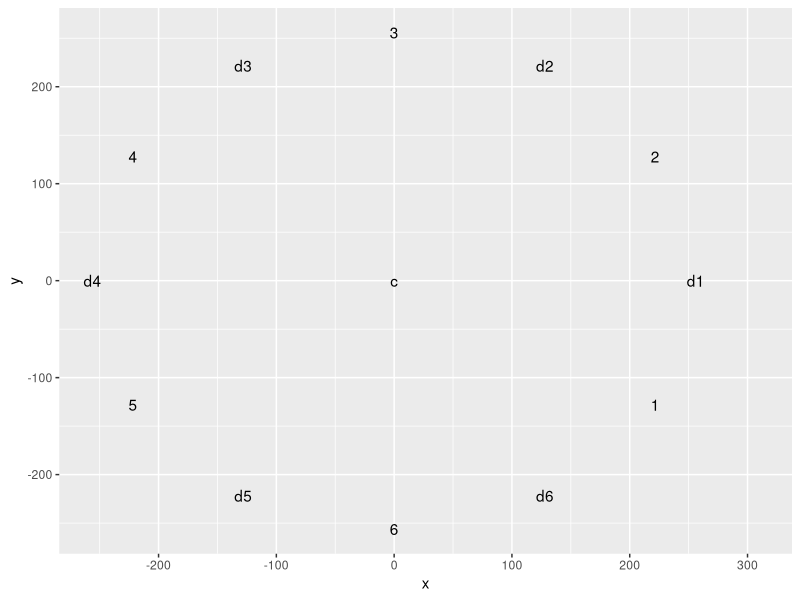
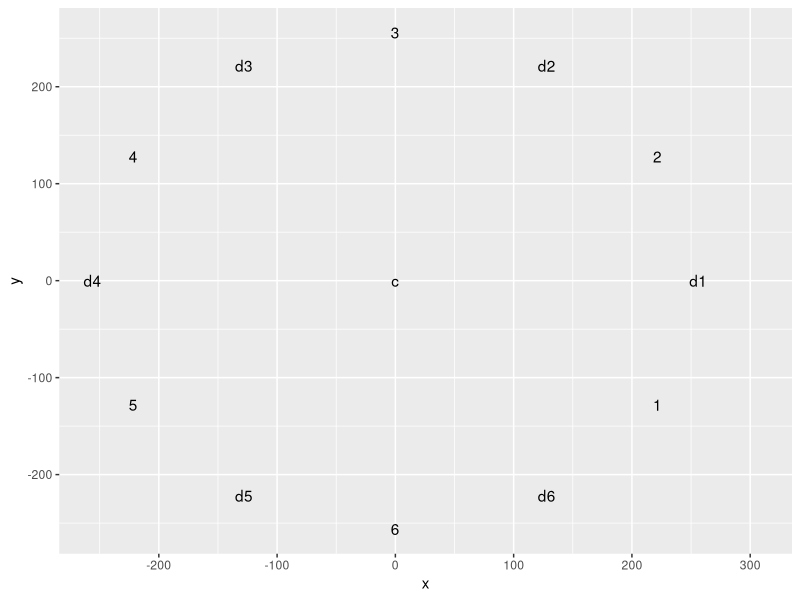
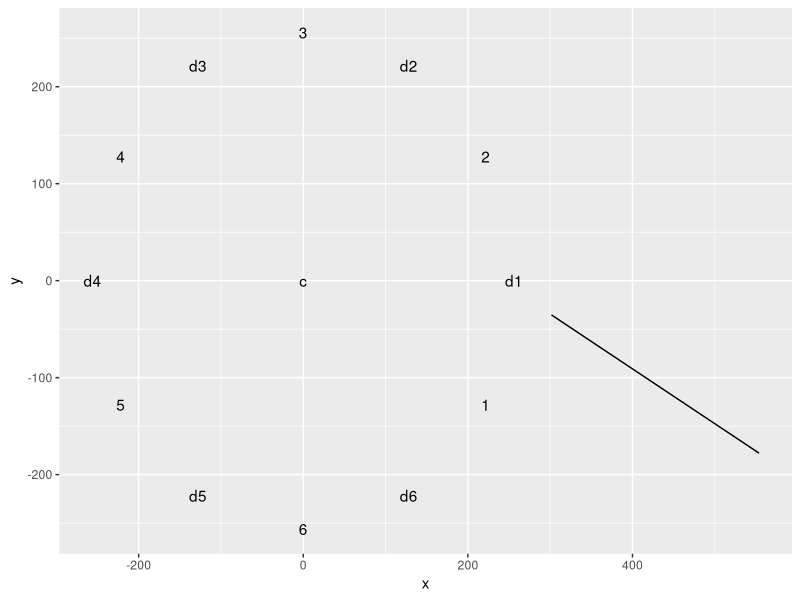
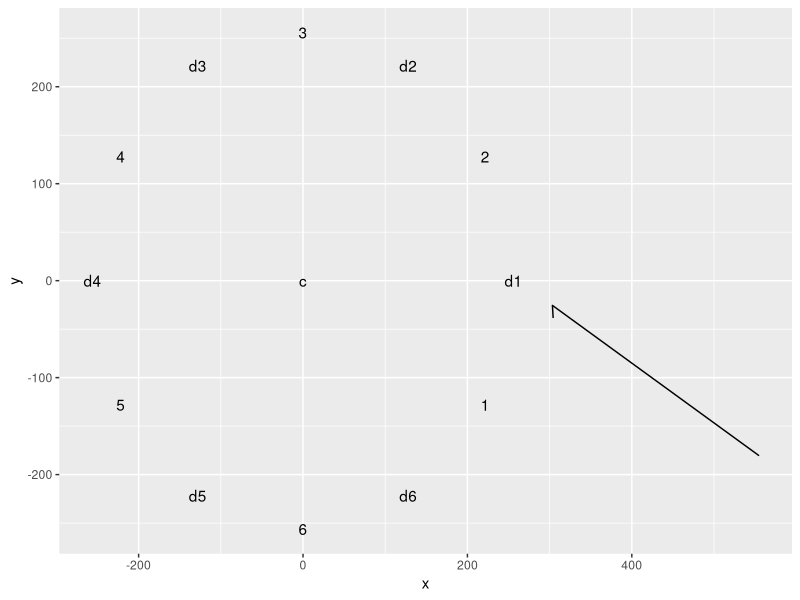
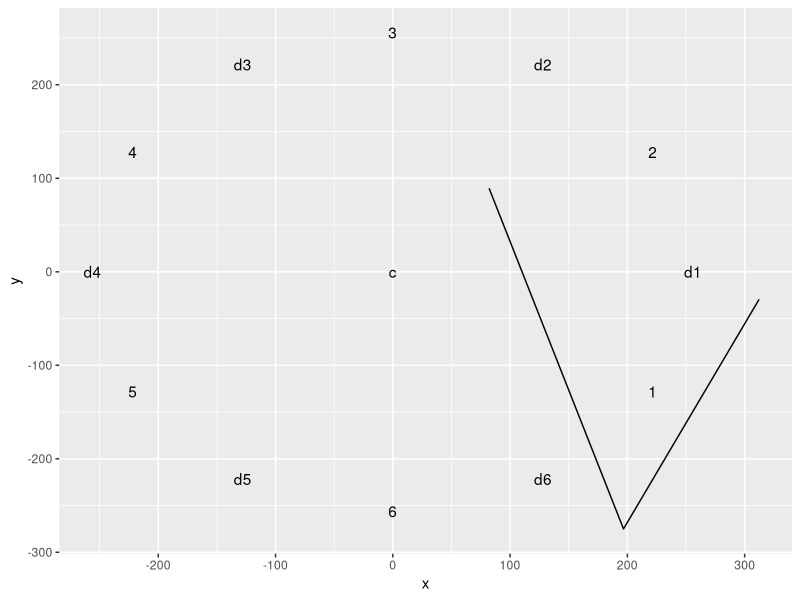
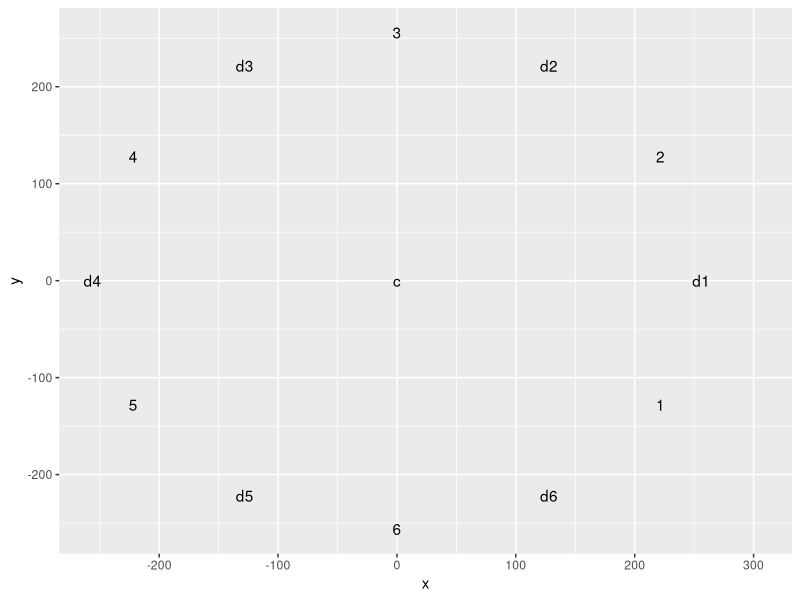
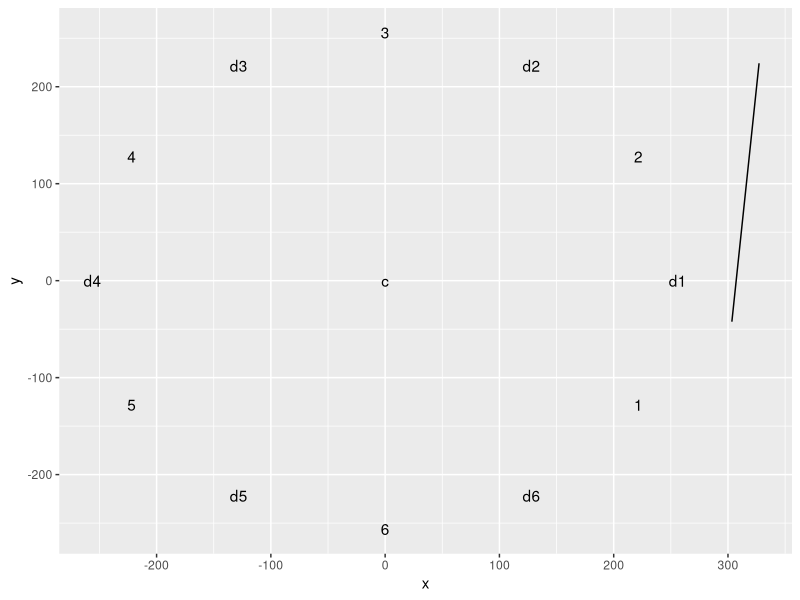
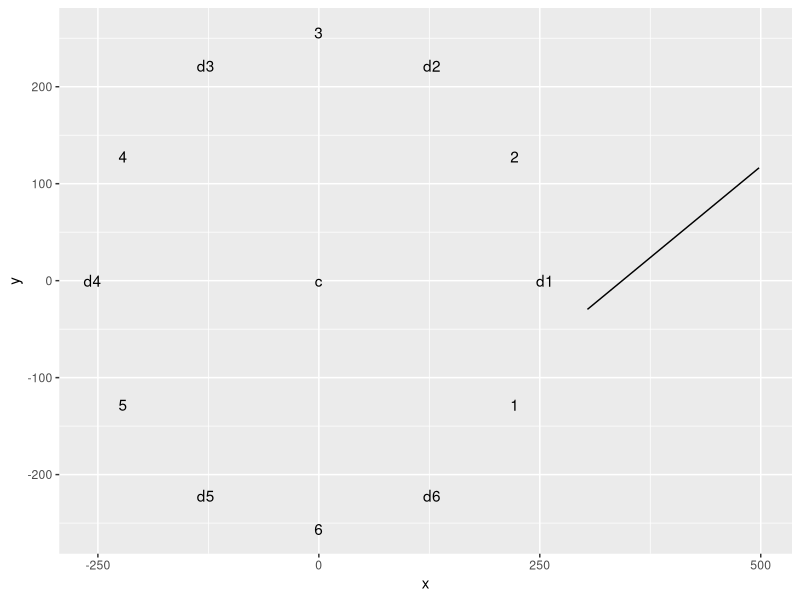

These figures' R source, in order:
library(ggplot2)
options(digits=3)
fDat = read.csv("fixations.csv")
rDat = read.csv("responses.csv")

cbPalette <- c("#E69F00", "#56B4E9", "#009E73", "#F0E442", "#0072B2", "#D55E00", "#CC79A7")

# get circle locations - use twice as many to include ALL
# potential distracter locations

R = 256
circLabels=c('1','d1','2','d2','3','d3','4','d4','5','d5','6','d6')
cDat = data.frame(n=factor(1:12, labels=circLabels))
cDat$phi = 2*(as.numeric(cDat$n)+1)*pi/12 
cDat$x = R * -cos(cDat$phi)
cDat$y = R * sin(cDat$phi)
cDat = rbind(cDat, data.frame(n='c', phi=NA, x=0, y=0))
circLabels=cbind(circLabels, 'c')

# first, transform (x,y) to stimuli coordinates
fDat$x = fDat$x - (1280-1024)/2 - 512
fDat$y = -(fDat$y - 512)

# ggplot(fDat, aes(x=x, y=y,colour=trial)) + geom_path()

dC = array(0, c(nrow(fDat),13))

for (n in 1:13)
{
	dC[,n] =  (fDat$y - cDat$x[n])^2 + (fDat$x - cDat$y[n])^2
}

dC[which(dC>100^2)] = NaN

for (f in 1:nrow(fDat))
{
	if (sum(is.finite(dC[f,]))==1)
	{
		fDat$aoi[f] = circLabels[which(is.finite(dC[f,]))]
		# now code into centre/target/distracter/na code
		tr = fDat$trial[f]
		target = rDat$targLoc[tr]
		if (fDat$aoi[f] == "c")
		{
			fDat$aoi2[f] = "centre"
		} else if (fDat$aoi[f] == as.character(target))
		{
			fDat$aoi2[f] = "target"
		} else {
			fDat$aoi2[f] = "nope"
		}
	}
	else
	{
		fDat$aoi[f] = NA
		fDat$aoi2[f] = "na"
	}
}

fDat$aoi2 = as.factor(fDat$aoi2)
# # now check each trial is valid and whether capture occurs

for (tr in 1:10)#nrow(rDat))
{
	tfDat = fDat[which(fDat$trial==rDat$trial[tr] & fDat$observer==rDat$observer[tr]),]


	plt = ggplot() + geom_path(data=tfDat, aes(x=x, y=y)) #+ geom_text(data=tfDat, aes(x=x, y=y))#, label=aoi2
	plt = plt + geom_text(aes(x=cDat$y,y=cDat$x, label=cDat$n))
	ggsave(paste("trial", tr, ".png", sep=""))

}

